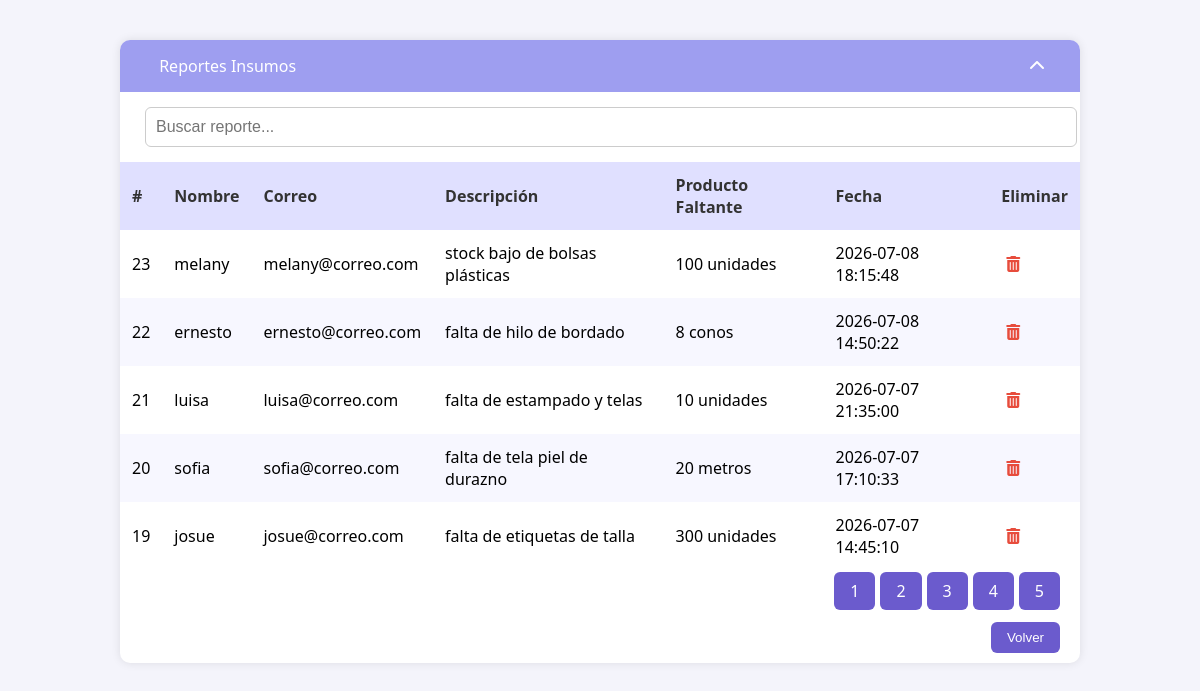
Screenshot of /tablareportinsumo.php with the database file from the repository.
### tables this page shows
CREATE TABLE `reportes_insumos` (
  `id` int NOT NULL,
  `nombre` varchar(100) DEFAULT NULL,
  `correo` varchar(100) DEFAULT NULL,
  `descripcion` text,
  `producto` varchar(200) DEFAULT NULL,
  `fecha` timestamp NULL DEFAULT CURRENT_TIMESTAMP
);

### tablareportinsumo.php (the view, shortened to what this page needs)
<!DOCTYPE html>
<html lang="es">
<head>
    <link rel="stylesheet" href="https://cdnjs.cloudflare.com/ajax/libs/font-awesome/6.5.0/css/all.min.css">
</head>
<body>
<div class="container">
    <div class="header">
        <div><i class="fas fa-fabric"></i> Reportes Insumos</div>
        <i class="fas fa-chevron-up"></i>
    </div>
    <div class="search-box">
        <input type="text" id="search" placeholder="Buscar reporte..." onkeyup="buscar()">
    </div>
    <table>
        <thead>
            <tr>
                <th>#</th>
                <th>Nombre</th>
                <th>Correo</th>
                <th>Descripción</th>
                <th>Producto Faltante</th>
                <th>Fecha</th>
                <th>Eliminar</th>
            </tr>
        </thead>
        <tbody>
        <?php
        $conn = new mysqli("localhost", "root", "", "textil_db");
        $por_pagina = 5;
        $pagina = isset($_GET['pagina']) ? intval($_GET['pagina']) : 1;
        $inicio = ($pagina - 1) * $por_pagina;
        $total_resultados = $conn->query("SELECT COUNT(*) AS total FROM reportes_insumos")->fetch_assoc()['total'];
        $total_paginas = ceil($total_resultados / $por_pagina);
        $resultado = $conn->query("SELECT * FROM reportes_insumos ORDER BY fecha DESC LIMIT $inicio, $por_pagina");
        if ($resultado->num_rows > 0) {
            while ($fila = $resultado->fetch_assoc()) {
                echo "<tr>";
                echo "<td>" . $fila['id'] . "</td>";
                echo "<td>" . htmlspecialchars($fila['nombre']) . "</td>";
                echo "<td>" . htmlspecialchars($fila['correo']) . "</td>";
                echo "<td>" . htmlspecialchars($fila['descripcion']) . "</td>";
                echo "<td>" . htmlspecialchars($fila['producto']) . "</td>";
                echo "<td>" . htmlspecialchars($fila['fecha']) . "</td>";
                echo "<td class='actions'>
                        <a href='?eliminar=" . $fila['id'] . "' onclick=\"return confirm('¿Eliminar este reporte?');\">
                            <i class='fas fa-trash-alt'></i>
                        </a>
                      </td>";
                echo "</tr>";
            }
        } else {
            echo "<tr><td colspan='7'>No hay reportes de insumos faltantes.</td></tr>";
        }
        ?>
        </tbody>
    </table>
    <div class="pagination">
        <?php
        for ($i = 1; $i <= $total_paginas; $i++) {
            echo "<a href='?pagina=$i'>$i</a>";
        }
        ?>
    </div>
    <div class="footer">
        <button onclick="window.location.href='dashboard.php'">Volver</button>
    </div>
</div>
</body>
</html>

### tablareportinsumo.php (style rules this page uses)
body { font-family: 'Segoe UI', sans-serif; margin: 0; padding: 0; background-color: #f4f4fb; }
.header { background-color: #9e9ef0; color: white; padding: 15px 25px; display: flex; align-items: center; justify-content: space-between; border-radius: 10px 10px 0 0; }
.header i { margin-right: 10px; }
.container { width: 80%; max-width: 1000px; margin: 40px auto; background-color: white; box-shadow: 0 0 10px rgba(0, 0, 0, 0.1); border-radius: 10px; }
table { width: 100%; border-collapse: collapse; }
th, td { padding: 12px; text-align: left; }
th { background-color: #e0e0ff; color: #333; }
tr:nth-child(even) { background-color: #f7f7ff; }
.actions i { margin: 0 5px; cursor: pointer; color: #e74c3c; }
.footer, .pagination { text-align: right; padding: 10px 20px; }
.footer button, .pagination a { background-color: #6b5bcd; color: white; border: none; padding: 8px 16px; border-radius: 6px; cursor: pointer; text-decoration: none; margin-left: 5px; }
.search-box { padding: 15px 25px; }
.search-box input { width: 100%; padding: 10px; border: 1px solid #ccc; border-radius: 6px; font-size: 16px; }

### rows the page displays
reportes_insumos: id "23", nombre "melany", correo "melany@correo.com", descripcion "stock bajo de bolsas plásticas", producto "100 unidades", fecha "2026-07-08 18:15:48"
reportes_insumos: id "22", nombre "ernesto", correo "ernesto@correo.com", descripcion "falta de hilo de bordado", producto "8 conos", fecha "2026-07-08 14:50:22"
reportes_insumos: id "21", nombre "luisa", correo "luisa@correo.com", descripcion "falta de estampado y telas", producto "10 unidades", fecha "2026-07-07 21:35:00"
reportes_insumos: id "20", nombre "sofia", correo "sofia@correo.com", descripcion "falta de tela piel de durazno", producto "20 metros", fecha "2026-07-07 17:10:33"
reportes_insumos: id "19", nombre "josue", correo "josue@correo.com", descripcion "falta de etiquetas de talla", producto "300 unidades", fecha "2026-07-07 14:45:10"
